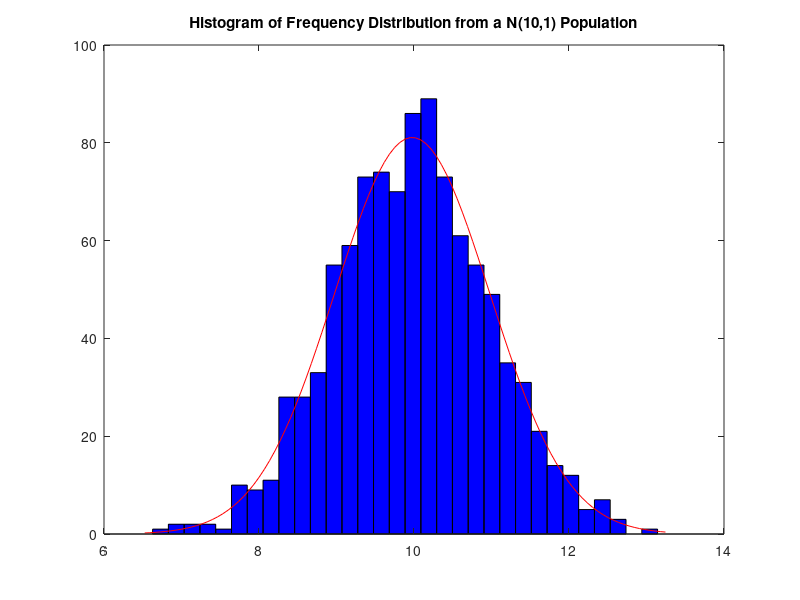
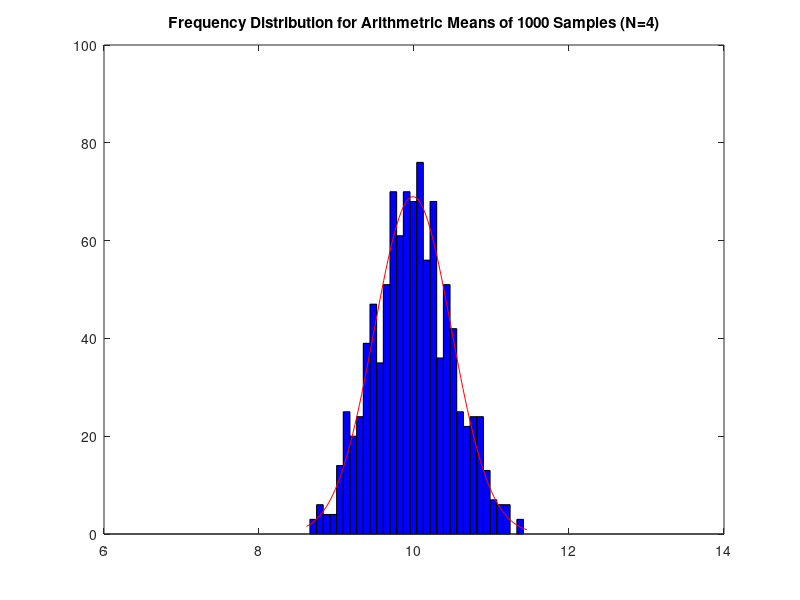

Source code (MATLAB) for these figures, in order:
%%homework 4 - question 3
clear all
clc

r = normrnd(10,1,[1000,1]); %draws 1000 measurements from normal population N(0,1)

figure
histfit(r)
xlim([6 14]);
ylim([0 100]);
title('Histogram of Frequency Distribution from a N(10,1) Population')
mean(r);
std(r);

%plot histogram of frequency distribution for arithemetic means of 1000
%samples with N=4 drawn from a normal population N(10,1).

r1 = normrnd(10,1,[1000,1]);
r2 = normrnd(10,1,[1000,1]);
r3 = normrnd(10,1,[1000,1]);
r4 = normrnd(10,1,[1000,1]);

r_am = (r1 + r2 + r3 + r4)/4;
figure
histfit(r_am)
xlim([6 14]);
ylim([0 100]);
title('Frequency Distribution for Arithmetric Means of 1000 Samples (N=4)');
mean(r_am);
std(r_am);

%The arithmetic mean of the 1000 random variables ~ N(10,1) from 4
%populations is closer to the expected value of a normal distributon. This
%is as per the Law of Large Numbers theorem and Central Limit Theorem. We can see that this holds
%true as the standard deviation for the arithmetic mean population is much
%lower than that of the one sampling alone. 
